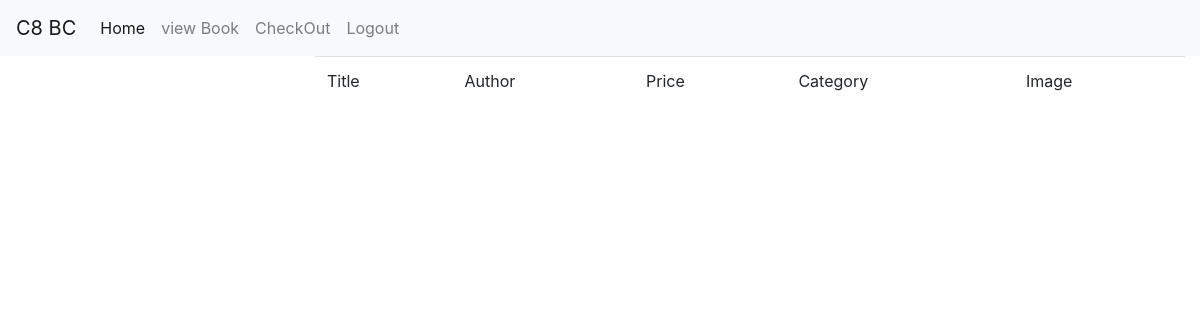
Before: /userViewBook (signed in) with the older database file.
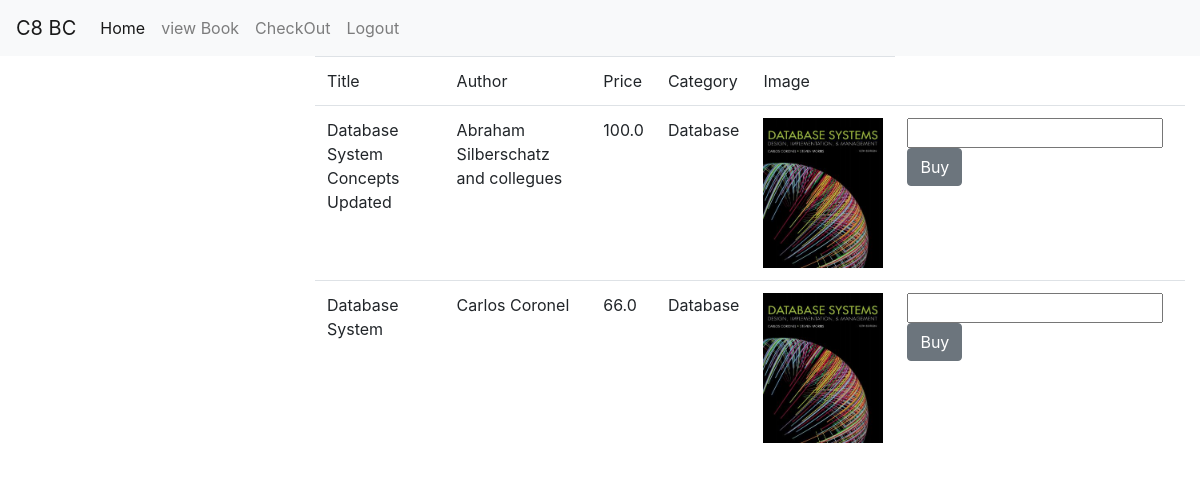
After: the same page with the newer database file.
### tables this page shows
CREATE TABLE "book" (
	"bid"	INTEGER,
	"title"	TEXT NOT NULL UNIQUE,
	"author"	TEXT NOT NULL,
	"price"	REAL NOT NULL,
	"category"	TEXT NOT NULL,
	"cover"	TEXT NOT NULL,
	"description"	TEXT,
	PRIMARY KEY("bid" AUTOINCREMENT)
);

### server.py (the view)
@app.route('/userViewBook')
def user_view_book():
    if 'user' in session:
        with connect() as conn:
            cursor = conn.cursor()
            sql = 'select * from book'
            row = cursor.execute(sql)
            return render_template('userViewBook.html',books = row)
    else:
        return redirect(url_for('login'))

### server.py (called while the page is built)
def connect():
    conn = sqlite3.connect('bookShop.db')
    conn.row_factory= sqlite3.Row
    return conn

### templates/userViewBook.html (shortened to what this page needs)
{% extends "layout.html" %}
{% block content %}
{% if books %}
<table class="table">
    <thead>
        <tr>
            <td>
                Title
            </td>
            <td>
                Author
            </td>
            <td>
               Price
            </td>
            <td>
              Category
            </td>
            <td>
                Image
            </td>
        </tr>
    </thead>
    <tbody>
        {% for book in books %}
        <tr><td>{{book.title}}</td><td>{{book.author}}</td><td>{{book.price}}</td><td>{{book.category}}</td><td><img src="static/images/{{book.cover}}" style="width:120px;height:150px"> </td>
        <td><form action="/purchase" method="POST">
            <input type="number" name="qty">
            <input type="submit" value="Buy" class="btn btn-secondary">
        </form></td>
        </tr>
        {% endfor %}
    </tbody>
</table>
{% else %}
    book doesnot exist.
{% endif %}
{% endblock %}

Changed rows visible on the page:
added book: title "Database System Concepts Updated", author "Abraham Silberschatz and collegues", price "100.0", category "Database", cover (picture)
added book: title "Database System", author "Carlos Coronel", price "66.0", category "Database", cover (picture)
